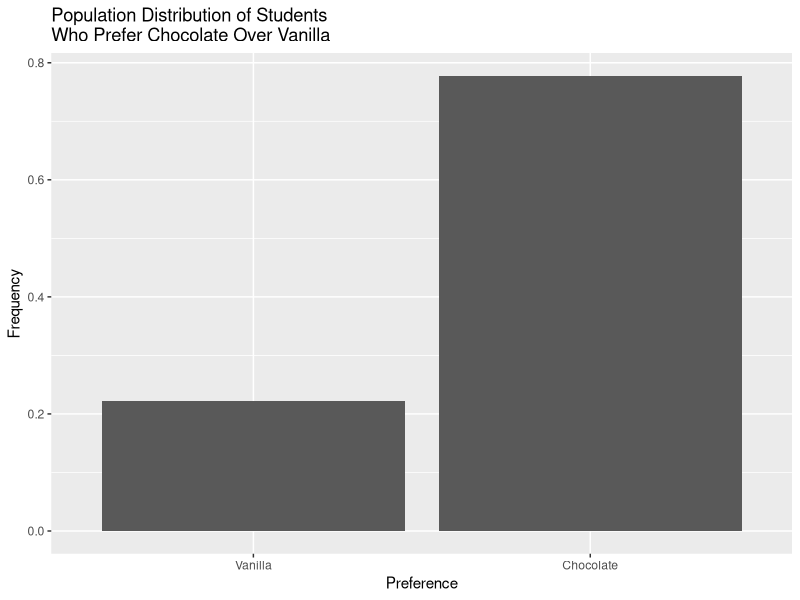
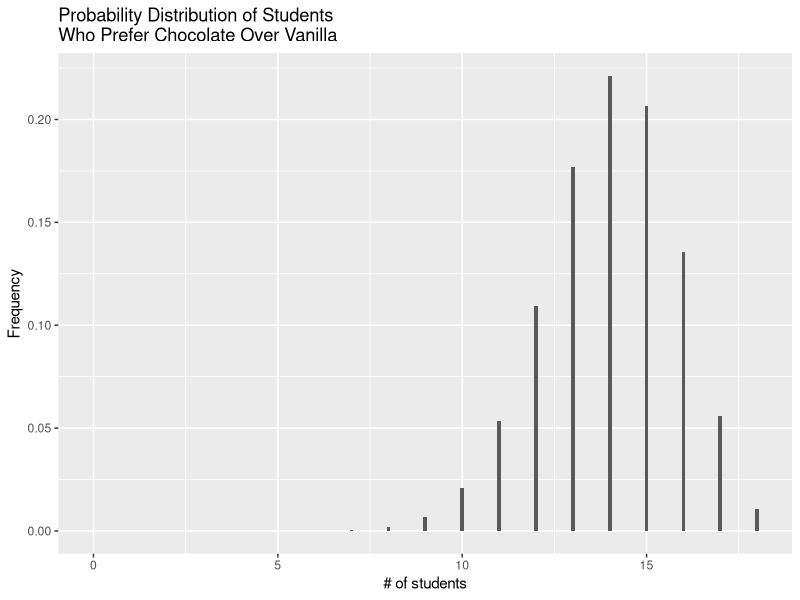
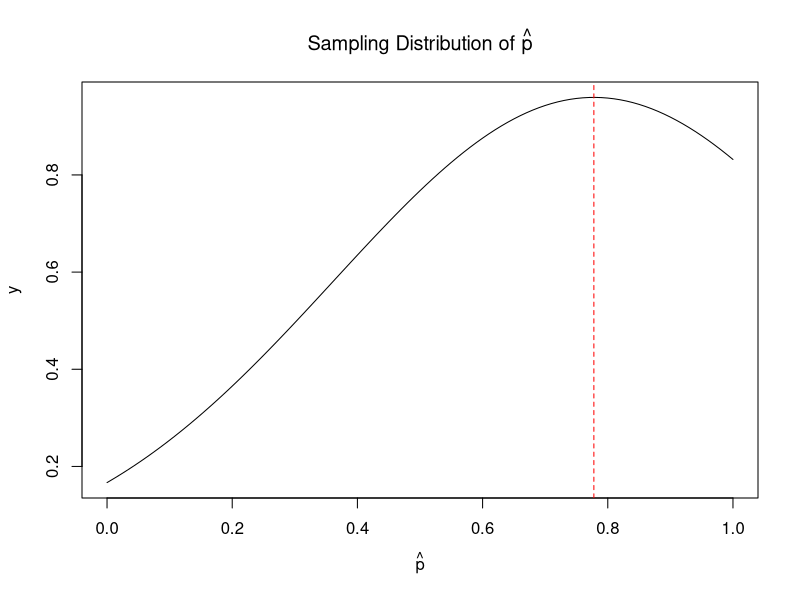
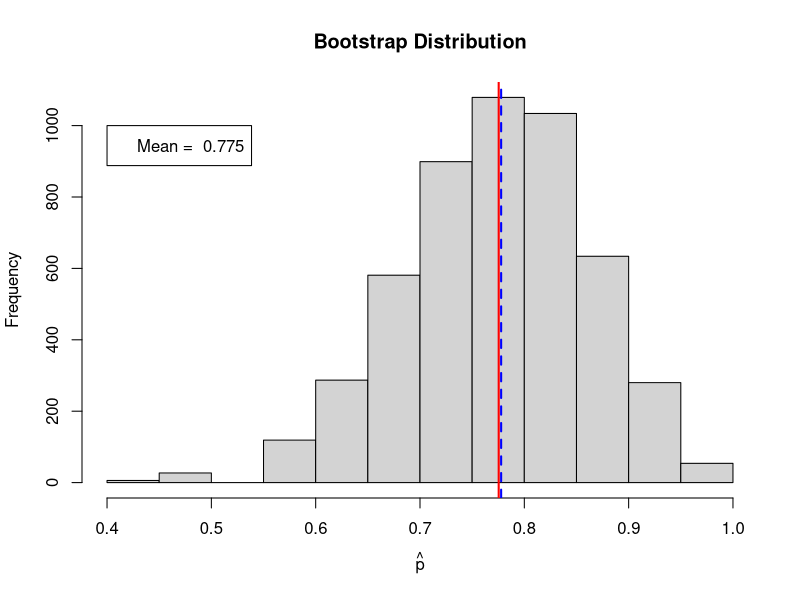
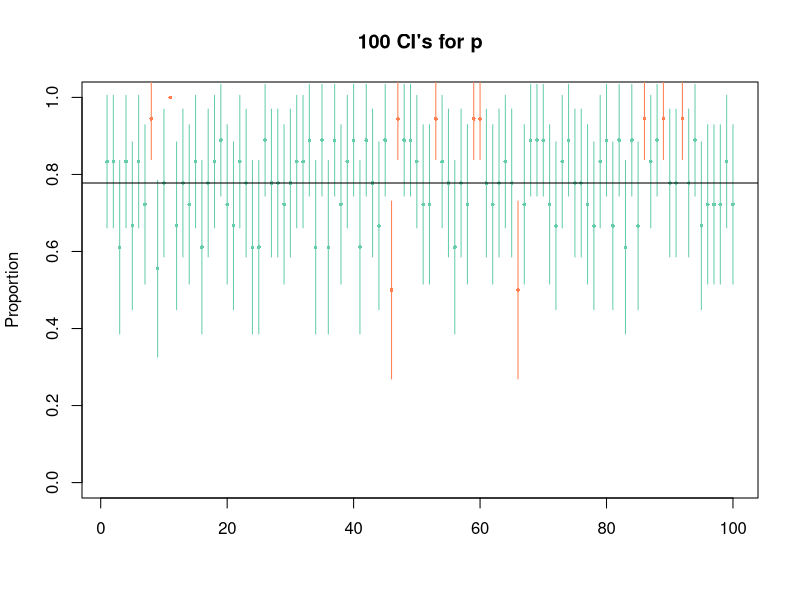

Source code (R) for these figures, in order:
## ---- chunk 1
knitr::opts_chunk$set(echo = TRUE, warning = FALSE, message = FALSE)
## ---- chunk 2
library(ggplot2)
library(dplyr)

n <- 1 # n = 1 cuz Bernouli dist
n
phat <- 14/18
phat
x <- c(0,1)
y <- dbinom(x, size = n, prob = phat)
pop <- data.frame(x = as.factor(x), y = y)

pop %>% 
  ggplot(aes(x = x, y = y)) +
  geom_bar(stat = "identity") +
  scale_x_discrete(labels = c("Vanilla", "Chocolate")) +
  labs(x = "Preference",
       y = "Frequency",
       title = "Population Distribution of Students \nWho Prefer Chocolate Over Vanilla")

# n <- 1
# phat <- 14/18
# x <- c(0,1)
# y <- dbinom(x, n, prob = phat)
# pop <- data.frame(x = as.factor(x), y = y)
# 
# pop %>% 
#   ggplot(aes(x = x, y = y))+
#   geom_bar(stat = "identity")+
#   scale_x_discrete(labels = c("Vanilla", "Chocolate"))+
#   labs(x = "",
#        y = "",
#        title = "")

n_1 <- 18 #n=18 cuz Binomial Dist
p_1 <- phat # pretend this is the truth
x_1 <- 0:n_1
y_1 <- dbinom(x_1, size = n_1, prob = p_1)
pop_1 <- data.frame(x = x_1, y = y_1)

pop_1 %>% 
  ggplot(aes(x = x_1, y = y_1)) +
  geom_bar(stat = "identity",
           width = 0.1) +
  labs(x = "# of students",
       y = "Frequency",
       title = "Probability Distribution of Students \nWho Prefer Chocolate Over Vanilla")
## ---- chunk 3
p <- phat
mu_phat <- p
sd_phat <- sqrt(p*(1 - p)/n)

x <- seq(0, 1, 0.01)
y <- dnorm(x, mean = mu_phat, sd = sd_phat)

plot(x, y, type = "l",
     xlab = expression(hat(p)),
     main = expression(paste("Sampling Distribution of ", hat(p)) ))
abline(v = p, col = "red", lty = 2)
legend(0.55, 3, paste("Mean = ", round(mu_phat,4)))
## ---- chunk 4
B <- 5000
n_boot <- n_1

orig_samp <- c(rep(0,4 ), rep(1,14 ))
orig_samp
table(orig_samp)

phats <- rep(NA, B)
 
for(i in 1:B){
  boot_samp <- sample(orig_samp, size = n_boot, replace = TRUE)
  phats[i] <- mean(boot_samp)
}

hist(phats, breaks = 10,
     xlab = expression(hat(p)),
     main = "Bootstrap Distribution")
abline(v = mean(phats), col = "red", lwd = 2)
abline(v = p, col = "blue", lwd = 2, lty = 2)
legend(0.4, 1000, paste("Mean = ", round(mean(phats), 3)))

sqrt((p*(1-p))/n)

sd(phats)
## ---- chunk 5
boot_ci <- quantile(phats, c(0.025, 0.975))
boot_ci

# boot_ci <- quantile(phats, c(0.025, 0.975))
## ---- chunk 6
ci_low <- phat - qnorm(.975) * sqrt(phat*(1-phat)/n)
ci_low
# sqrt(phat*(1-phat)/n)
# phat
# phat*(1-phat)/n
# 1-phat
ci_high <- phat + qnorm(.975) * sqrt(phat*(1-phat)/n)
ci_high

# ci_high <- phat + qnorm(0.975)*sqrt(phat*(1-phat)/n)
## ---- chunk 7
n_samp <- 100

phats <- rbinom(n_samp, n_1, p) / n_1

ci_low  <- phats - qnorm(0.975) * sqrt(phats*(1 - phats) / n_1)
ci_high <- phats + qnorm(0.975) * sqrt(phats*(1 - phats) / n_1)

color <- rep(NA, n_samp)

for(i in 1:n_samp){
  if(p > ci_low[i] & p < ci_high[i]){
    color[i] <- "aquamarine3"
  }
  else color[i] <- "coral"
}
table(color)

x <- 1:n_samp
plot(x, phats, ylim = c(0,1),
     pch = 16, cex = 0.5, col = color,
     main = "100 CI's for p",
     xlab = "",
     ylab = "Proportion")
segments(x, ci_low, x, ci_high,
         col = color)
abline(h = p, col = "black")
